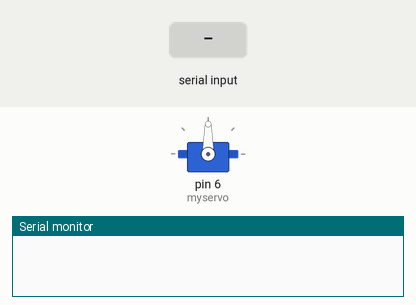
A sketch run on a simulated Arduino Uno, built with avr-gcc and run on an emulated ATmega328P. Shown: servo, the last lines printed to the serial monitor. Inputs (shaded band) come from the test bench.

Above: at 1.2 s.
1.3 s: "ON\n" received over Serial
At 2.5 s:
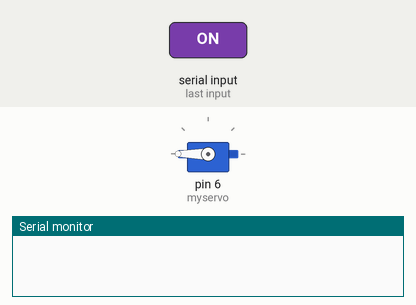
2.8 s: "OFF\n" received over Serial
At 4.8 s:
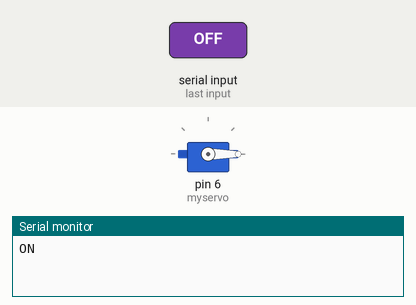
Timing chart, 0 to 8.8 s (numbered marks = the images above; inputs shaded):
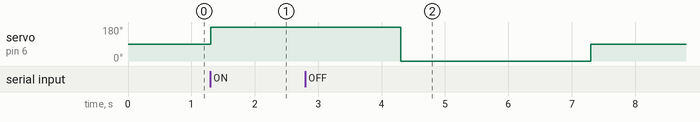

Measured:
- after the input at 1.3 s, servo on pin 6 (myservo): 90° → 180° at once
- after the input at 2.8 s, servo on pin 6 (myservo): 180° → 0° after 1.5 s, → 90° 3.0 s later

The sketch:

blindControll.ino
```cpp
#include <Servo.h>


Servo myservo;

int on = 180;
int off = 0;
int turn = 90;
String blindState="OFF";

void setup() {

  myservo.attach(6);
  Serial.begin(9600);
}

void loop() {

 if(Serial.available()){
    String state = Serial.readStringUntil('\n');

    if(state=="ON"&&blindState=="OFF"){

     blindState="ON";
      myservo.write(180);
      delay(3000);
      Serial.println(blindState);
    }else if(state=="OFF"&&blindState=="ON"){
       blindState="OFF";
       myservo.write(0);
       delay(3000);
       Serial.println(blindState);
    }
  }


   turn = 90;
  myservo.write(turn);


}
```
